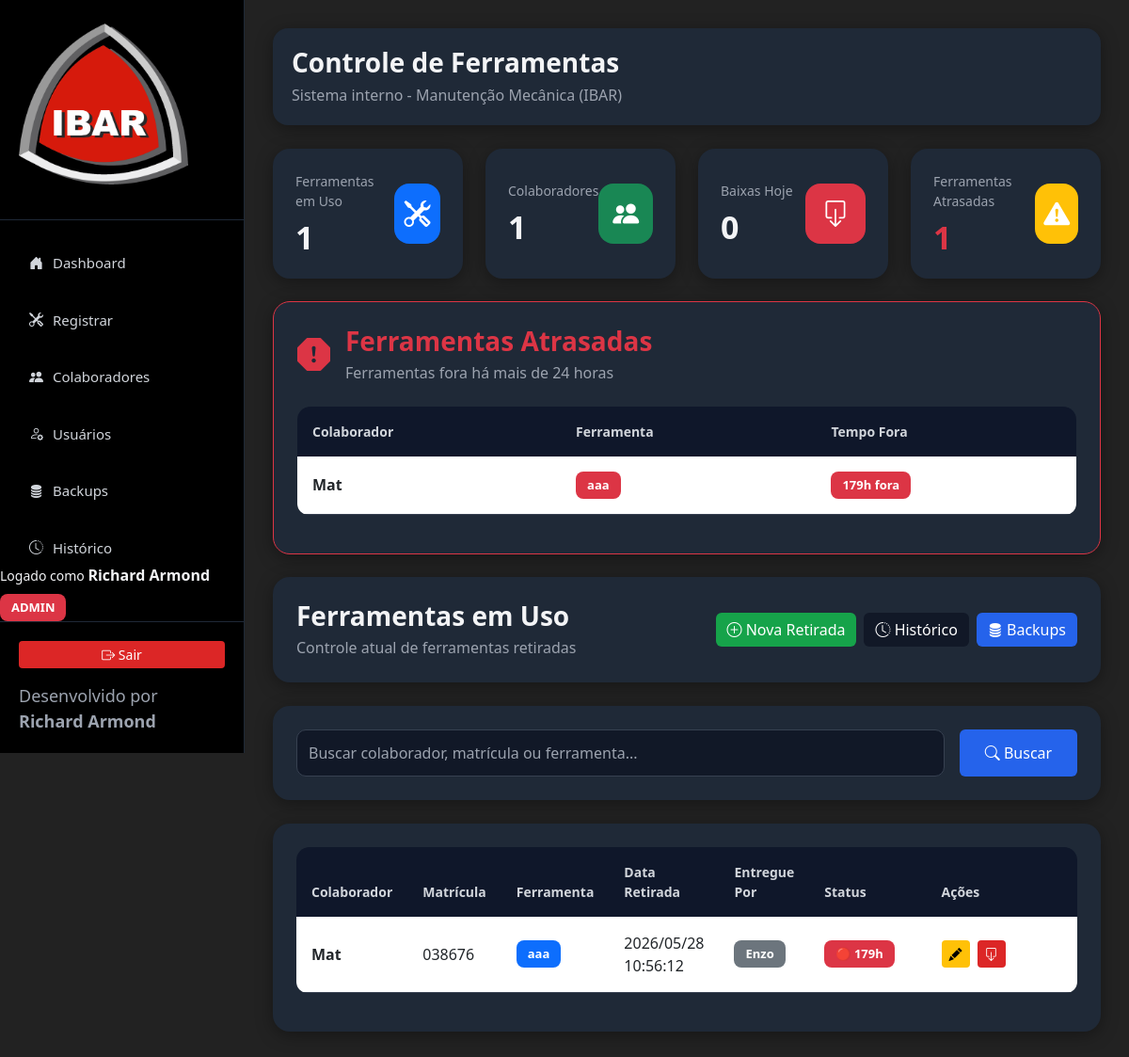
The page / (signed in) on the database as committed earlier.
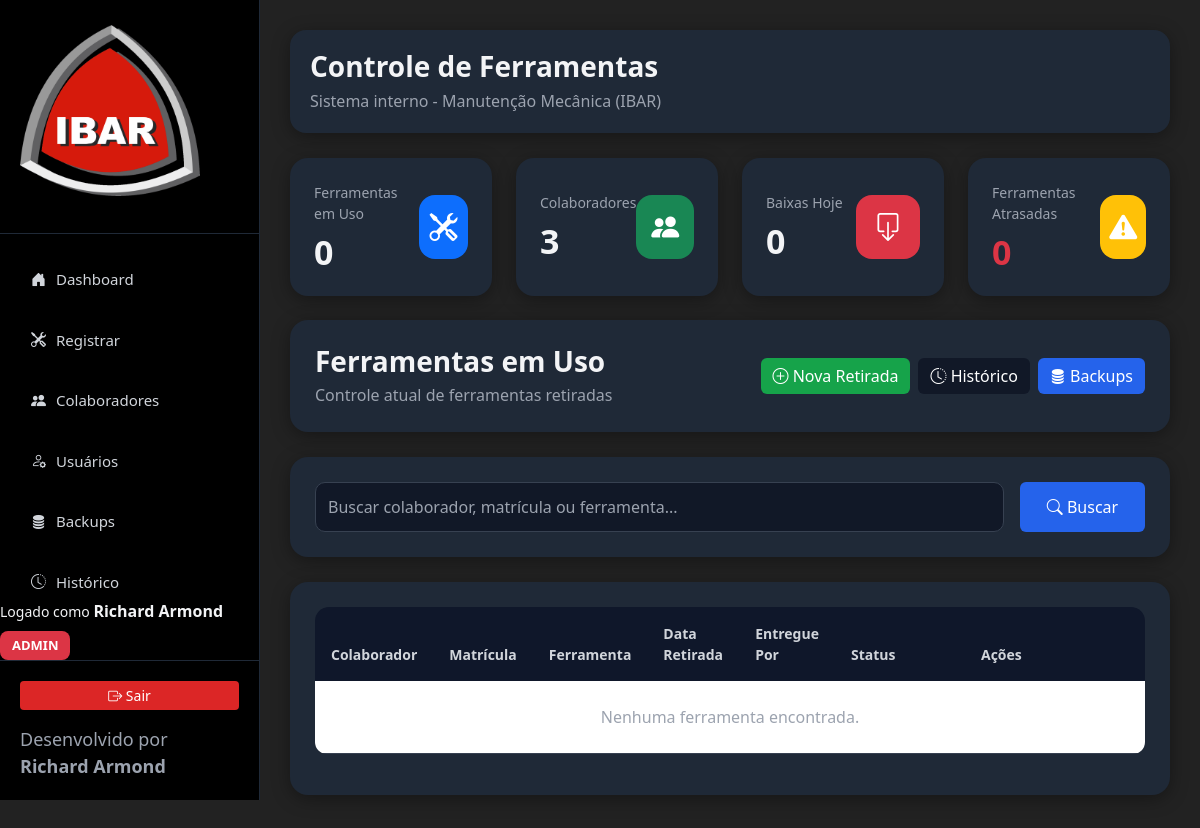
The same page on the database as committed later.
### tables this page shows
CREATE TABLE ferramentas (
            id INTEGER PRIMARY KEY AUTOINCREMENT,

            matricula TEXT NOT NULL,
            nome TEXT NOT NULL,

            ferramenta TEXT NOT NULL,

            data_registro TEXT NOT NULL,

            retirado_por_usuario TEXT,
            retirado_por_nome TEXT
        );

### routes/index_routes.py (the view)
@app.route('/')
@login_obrigatorio
def index():
    busca = request.args.get('busca', '').strip()
    with conectar() as con:
        if busca:
            busca_like = f'%{busca}%'
            ferramentas = con.execute('''
            SELECT *
            FROM ferramentas
            WHERE LOWER(nome) LIKE LOWER(?)
               OR LOWER(ferramenta) LIKE LOWER(?)
               OR LOWER(matricula) LIKE LOWER(?)
            ORDER BY data_registro DESC
            ''', (
                busca_like,
                busca_like,
                busca_like
            )).fetchall()
        else:
            ferramentas = con.execute('''
            SELECT *
            FROM ferramentas
            ORDER BY data_registro DESC
            ''').fetchall()
        lista_ferramentas = []
        atrasadas = []
        for f in ferramentas:
            item = dict(f)
            try:
                retirada = datetime.strptime(
                    f['data_registro'],
                    '%Y-%m-%d %H:%M:%S'
                )
                agora = datetime.now()
                diferenca = agora - retirada
                horas = int(diferenca.total_seconds() / 3600)
                item['horas_fora'] = horas
                if horas >= 24:
                    item['status'] = 'danger'
                    atrasadas.append(item)
                elif horas >= 12:
                    item['status'] = 'warning'
                else:
                    item['status'] = 'success'
            except Exception:
                item['horas_fora'] = 0
                item['status'] = 'success'
            lista_ferramentas.append(item)
        total_ferramentas = con.execute('''
        SELECT COUNT(*)
        FROM ferramentas
        ''').fetchone()[0]
        total_colaboradores = con.execute('''
        SELECT COUNT(*)
        FROM usuarios
        ''').fetchone()[0]
        baixadas_hoje = con.execute('''
        SELECT COUNT(*)
        FROM baixadas
        WHERE DATE(data_baixa)=DATE('now', 'localtime')
        ''').fetchone()[0]
        ultima_retirada = con.execute('''
        SELECT nome, ferramenta
        FROM ferramentas
        ORDER BY id DESC
        LIMIT 1
        ''').fetchone()
    return render_template(
        'index.html',
        ferramentas=lista_ferramentas,
        atrasadas=atrasadas,
        busca=busca,
        total_ferramentas=total_ferramentas,
        total_colaboradores=total_colaboradores,
        baixadas_hoje=baixadas_hoje,
        ultima_retirada=ultima_retirada
    )

### database/db.py (called while the page is built)
def conectar():
    con = sqlite3.connect(
        BANCO,
        check_same_thread=False
    )
    con.row_factory = sqlite3.Row
    return con

### utils/auth.py (called while the page is built, shortened)
def login_obrigatorio(f):
    @wraps(f)
    def decorated_function(*args, **kwargs):
        usuario_id = session.get('usuario_id')
        if not usuario_id:
            return redirect(url_for('login'))
        with conectar() as con:
            usuario = con.execute('''
            SELECT *
            FROM sistema_usuarios
            WHERE id=?
            ''', (usuario_id,)).fetchone()
        session['usuario_nome'] = usuario['nome']
        session['usuario'] = usuario['usuario']
        session['tipo'] = usuario['tipo']
        return f(*args, **kwargs)
    return decorated_function

### templates/index.html (shortened to what the changed rows need)
{% extends 'base.html' %}
{% block content %}
<div class="row g-4 mb-4">
    <div class="col-lg-3 col-md-6">
        <div class="dashboard-card">
            <div>
                <p class="dashboard-title">
                    Ferramentas em Uso
                </p>
                <h2>
                    {{ total_ferramentas }}
                </h2>
            </div>
        </div>
    </div>
    <div class="col-lg-3 col-md-6">
        <div class="dashboard-card">
            <div>
                <p class="dashboard-title">
                    Colaboradores
                </p>
                <h2>
                    {{ total_colaboradores }}
                </h2>
            </div>
        </div>
    </div>
    <div class="col-lg-3 col-md-6">
        <div class="dashboard-card">
            <div>
                <h2>
                    {{ baixadas_hoje }}
                </h2>
            </div>
        </div>
    </div>
    <div class="col-lg-3 col-md-6">
        <div class="dashboard-card">
            <div>
                <p class="dashboard-title">
                    Ferramentas Atrasadas
                </p>
                <h2 class="text-danger">
                    {{ atrasadas|length }}
                </h2>
            </div>
        </div>
    </div>
</div>
{% if atrasadas %}
<div class="card-custom border border-danger mb-4">
    <div class="d-flex align-items-center mb-4">
        <i class="bi bi-exclamation-octagon-fill text-danger me-3"
           style="font-size:35px;"></i>
        <div>
            <h3 class="mb-1 text-danger">
                Ferramentas Atrasadas
            </h3>
            <p class="text-muted mb-0">
                Ferramentas fora há mais de 24 horas
            </p>
        </div>
    </div>
    <div class="table-responsive">
        <table class="table align-middle">
            <thead>
                <tr>
                    <th>Colaborador</th>
                    <th>Ferramenta</th>
                    <th>Tempo Fora</th>
                </tr>
            </thead>
            <tbody>
                {% for a in atrasadas %}
                <tr>
                    <td>
                        <strong>
                            {{ a['nome'] }}
                        </strong>
                    </td>
                    <td>
                        <span class="badge bg-danger">
                            {{ a['ferramenta'] }}
                        </span>
                    </td>
                    <td>
                        <span class="badge bg-danger">
                            {{ a['horas_fora'] }}h fora
                        </span>
                    </td>
                </tr>
                {% endfor %}
            </tbody>
        </table>
    </div>
</div>
{% endif %}
<div class="card-custom">
    <div class="table-responsive">
        <table class="table table-hover align-middle">
            <thead>
                <tr>
                    <th>Colaborador</th>
                    <th>Matrícula</th>
                    <th>Ferramenta</th>
                    <th>Data Retirada</th>
                    <th>Entregue Por</th>
                    <th width="130">Status</th>
                    <th width="180">Ações</th>
                </tr>
            </thead>
            <tbody>
                {% for f in ferramentas %}
                <tr>
                    <td>
                        <strong>
                            {{ f['nome'] }}
                        </strong>
                    </td>
                    <td>
                        {{ f['matricula'] }}
                    </td>
                    <td>
                        <span class="badge bg-primary">
                            {{ f['ferramenta'] }}
                        </span>
                    </td>
                    <td>
                        {{ f['data_registro'].replace('-', '/')
                     .replace('T', ' ') }}
                    </td>
                    <td>
                        <span class="badge bg-secondary">
                            {{ f['retirado_por_nome'] }}
                        </span>
                    </td>
                    <td>
                        {% if f['status'] == 'danger' %}
                            <span class="badge bg-danger">
                                🔴 {{ f['horas_fora'] }}h
                            </span>
                        {% elif f['status'] == 'warning' %}
                            <span class="badge bg-warning text-dark">
                                🟡 {{ f['horas_fora'] }}h
                            </span>
                        {% else %}
                            <span class="badge bg-success">
                                🟢 OK
                            </span>
                        {% endif %}
                    </td>
                    <td>
                        <div class="d-flex gap-2">
                            {% if session['tipo'] == 'admin' %}
                            <a href="{{ url_for('editar', id=f['id']) }}"
                               class="btn btn-warning btn-sm">
                                <i class="bi bi-pencil-fill"></i>
                            </a>
                            {% endif %}
                            <a href="{{ url_for('baixar', id=f['id']) }}"
                               class="btn btn-danger btn-sm">
                                <i class="bi bi-box-arrow-down"></i>
                            </a>
                        </div>
                    </td>
                </tr>
                {% else %}
                <tr>
                    <td colspan="7" class="text-center text-muted py-4">
                        Nenhuma ferramenta encontrada.
                    </td>
                </tr>
                {% endfor %}
            </tbody>
        </table>
    </div>
</div>
{% endblock %}

Rows that differ between the two databases and show on the page:
removed ferramentas: nome "Mat", ferramenta "aaa", horas_fora "179", matricula "038676", data_registro.replace "2026/05/28 10:56:12", retirado_por_nome "Enzo"
Other text that changed with them:
{{ total_ferramentas }}: "1" → "0"
{{ total_colaboradores }}: "1" → "3"
{{ atrasadas|length }}: "1" → "0"
text no longer shown: "Ferramentas Atrasadas Ferramentas fora há mais de 24 horas Colaborador Ferramenta Tempo Fora"
text now shown: "Nenhuma ferramenta encontrada."
